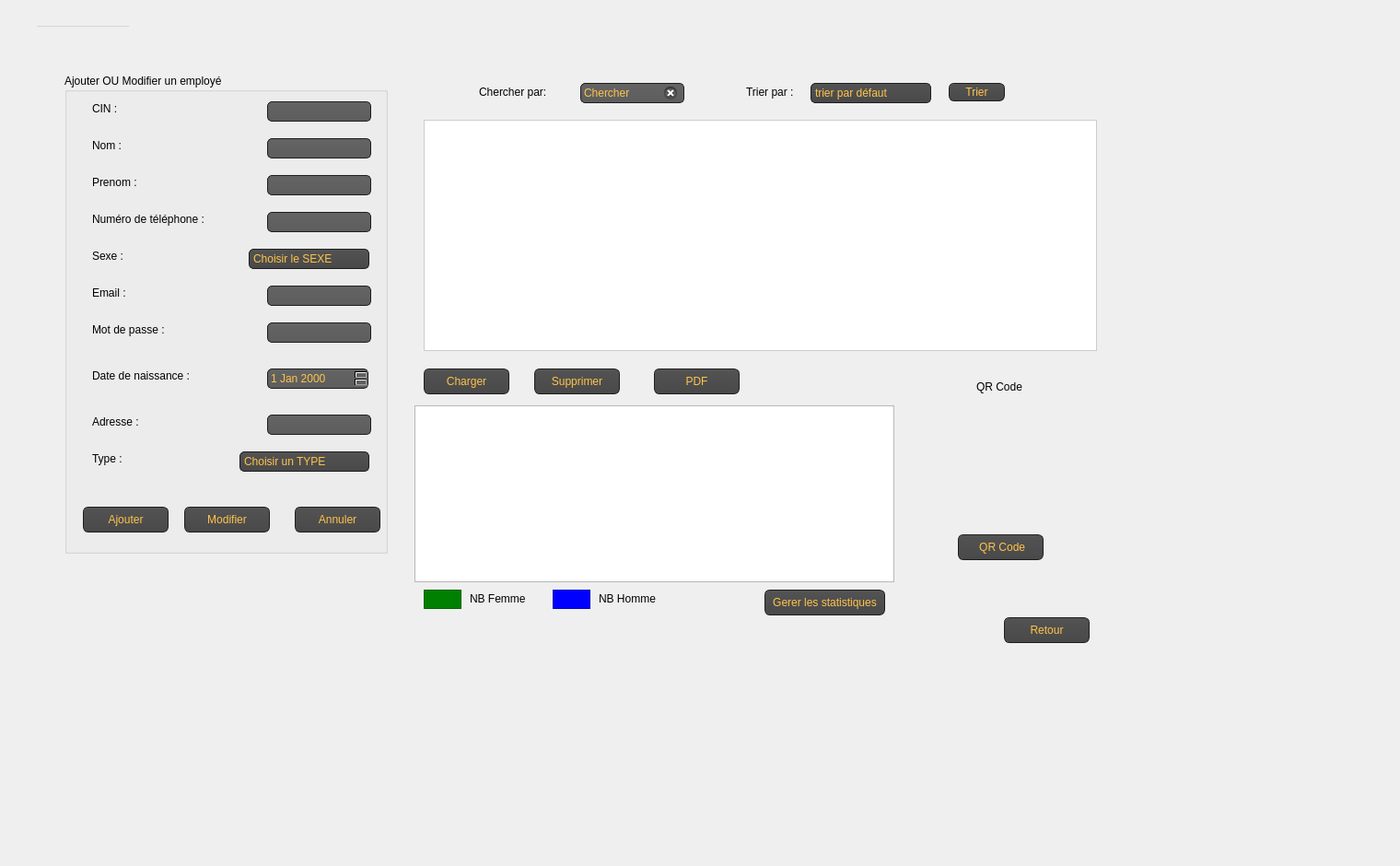
   <widget class="QWidget" name="tab1">
    <attribute name="title">
     <string>Employes</string>
    </attribute>
    <widget class="QMenuBar" name="menubar">
     <property name="geometry">
      <rect>
       <x>40</x>
       <y>10</y>
       <width>100</width>
       <height>19</height>
      </rect>
     </property>
    </widget>
    <widget class="QStatusBar" name="statusbar">
     <property name="geometry">
      <rect>
       <x>-10</x>
       <y>20</y>
       <width>3</width>
       <height>18</height>
      </rect>
     </property>
    </widget>
    <widget class="QWidget" name="centralwidget" native="true">
     <property name="geometry">
      <rect>
       <x>40</x>
       <y>30</y>
       <width>1471</width>
       <height>691</height>
      </rect>
     </property>
     <widget class="QLabel" name="label_15">
      <property name="geometry">
       <rect>
        <x>770</x>
        <y>60</y>
        <width>61</width>
        <height>20</height>
       </rect>
      </property>
      <property name="styleSheet">
       <string notr="true">font: 75 9pt &quot;Adobe Caslon Pro Bold&quot;;</string>
      </property>
      <property name="text">
       <string>Trier par :</string>
      </property>
     </widget>
     <widget class="QTableView" name="tableView_affiche">
      <property name="geometry">
       <rect>
        <x>420</x>
        <y>100</y>
        <width>731</width>
        <height>251</height>
       </rect>
      </property>
      <property name="styleSheet">
       <string notr="true">QTableView {
  background-color: #FFFFFF;
  border: 1px solid #CCCCCC;
  selection-background-color: #ffc34a;
  selection-color: #ffc34a;
}

QHeaderView::section {
  background-color: #FFFFFF;
  border: 1px solid #CCCCCC;
  font-weight: bold;
}

QTableView::item:selected {
  background-color: #0bb047;
  color: #ffc34a;
}</string>
      </property>
     </widget>
     <widget class="QPushButton" name="pushButton_supprimer">
      <property name="geometry">
       <rect>
        <x>540</x>
        <y>370</y>
        <width>93</width>
        <height>28</height>
       </rect>
      </property>
      <property name="styleSheet">
       <string notr="true">QPushButton
{
    color: #ffc34a;
    background-color: QLinearGradient( x1: 0, y1: 0, x2: 0, y2: 1, stop: 0 #565656, stop: 0.1 #525252, stop: 0.5 #4e4e4e, stop: 0.9 #4a4a4a, stop: 1 #464646);
    border-width: 1px;
    border-color: #1e1e1e;
    border-style: solid;
    border-radius: 6;
    padding: 3px;
    font-size: 12px;
    padding-left: 5px;
    padding-right: 5px;
}

QPushButton:pressed
{
    background-color: QLinearGradient( x1: 0, y1: 0, x2: 0, y2: 1, stop: 0 #2d2d2d, stop: 0.1 #2b2b2b, stop: 0.5 #292929, stop: 0.9 #282828, stop: 1 #252525);
}</string>
      </property>
      <property name="text">
       <string>Supprimer</string>
      </property>
     </widget>
     <widget class="QPushButton" name="pushButton_genererqr">
      <property name="geometry">
       <rect>
        <x>1000</x>
        <y>550</y>
        <width>93</width>
        <height>28</height>
       </rect>
      </property>
      <property name="styleSheet">
       <string notr="true">
QPushButton
{
    color: #ffc34a;
    background-color: QLinearGradient( x1: 0, y1: 0, x2: 0, y2: 1, stop: 0 #565656, stop: 0.1 #525252, stop: 0.5 #4e4e4e, stop: 0.9 #4a4a4a, stop: 1 #464646);
    border-width: 1px;
    border-color: #1e1e1e;
    border-style: solid;
    border-radius: 6;
    padding: 3px;
    font-size: 12px;
    padding-left: 5px;
    padding-right: 5px;
}

QPushButton:pressed
{
    background-color: QLinearGradient( x1: 0, y1: 0, x2: 0, y2: 1, stop: 0 #2d2d2d, stop: 0.1 #2b2b2b, stop: 0.5 #292929, stop: 0.9 #282828, stop: 1 #252525);
}</string>
      </property>
      <property name="text">
       <string> QR Code</string>
      </property>
     </widget>
     <widget class="QPushButton" name="pushButton_charger">
      <property name="geometry">
       <rect>
        <x>420</x>
        <y>370</y>
        <width>93</width>
        <height>28</height>
       </rect>
      </property>
      <property name="styleSheet">
       <string notr="true">
QPushButton
{
    color: #ffc34a;
    background-color: QLinearGradient( x1: 0, y1: 0, x2: 0, y2: 1, stop: 0 #565656, stop: 0.1 #525252, stop: 0.5 #4e4e4e, stop: 0.9 #4a4a4a, stop: 1 #464646);
    border-width: 1px;
    border-color: #1e1e1e;
    border-style: solid;
    border-radius: 6;
    padding: 3px;
    font-size: 12px;
    padding-left: 5px;
    padding-right: 5px;
}

QPushButton:pressed
{
    background-color: QLinearGradient( x1: 0, y1: 0, x2: 0, y2: 1, stop: 0 #2d2d2d, stop: 0.1 #2b2b2b, stop: 0.5 #292929, stop: 0.9 #282828, stop: 1 #252525);
}</string>
      </property>
      <property name="text">
       <string>Charger</string>
      </property>
     </widget>
     <widget class="QGroupBox" name="groupBox">
      <property name="geometry">
       <rect>
        <x>30</x>
        <y>50</y>
        <width>351</width>
        <height>521</height>
       </rect>
      </property>
      <property name="styleSheet">
       <string notr="true">font: 25 9pt &quot;Adobe Song Std L&quot;;
font: 75 9pt &quot;Adobe Caslon Pro Bold&quot;;</string>
      </property>
      <property name="title">
       <string>Ajouter OU Modifier un employé</string>
      </property>
      <widget class="QLabel" name="label">
       <property name="geometry">
        <rect>
         <x>30</x>
         <y>30</y>
         <width>56</width>
         <height>16</height>
        </rect>
       </property>
       <property name="styleSheet">
        <string notr="true">font: 25 9pt &quot;Adobe Song Std L&quot;;</string>
       </property>
       <property name="text">
        <string>CIN :</string>
       </property>
      </widget>
      <widget class="QLabel" name="label_2">
       <property name="geometry">
        <rect>
         <x>30</x>
         <y>70</y>
         <width>56</width>
         <height>16</height>
        </rect>
       </property>
       <property name="styleSheet">
        <string notr="true">font: 25 9pt &quot;Adobe Song Std L&quot;;</string>
       </property>
       <property name="text">
        <string>Nom : </string>
       </property>
      </widget>
      <widget class="QLabel" name="label_3">
       <property name="geometry">
        <rect>
         <x>30</x>
         <y>230</y>
         <width>56</width>
         <height>16</height>
        </rect>
       </property>
       <property name="styleSheet">
        <string notr="true">font: 25 9pt &quot;Adobe Song Std L&quot;;</string>
       </property>
       <property name="text">
        <string>Email :</string>
       </property>
      </widget>
      <widget class="QLabel" name="label_4">
       <property name="geometry">
        <rect>
         <x>30</x>
         <y>150</y>
         <width>171</width>
         <height>16</height>
        </rect>
       </property>
       <property name="styleSheet">
        <string notr="true">font: 25 9pt &quot;Adobe Song Std L&quot;;</string>
       </property>
       <property name="text">
        <string>Numéro de téléphone :</string>
       </property>
      </widget>
      <widget class="QLabel" name="label_5">
       <property name="geometry">
        <rect>
         <x>30</x>
         <y>110</y>
         <width>56</width>
         <height>16</height>
        </rect>
       </property>
       <property name="styleSheet">
        <string notr="true">font: 25 9pt &quot;Adobe Song Std L&quot;;</string>
       </property>
       <property name="text">
        <string>Prenom :</string>
       </property>
      </widget>
      <widget class="QLabel" name="label_6">
       <property name="geometry">
        <rect>
         <x>30</x>
         <y>270</y>
         <width>91</width>
         <height>16</height>
        </rect>
       </property>
       <property name="styleSheet">
        <string notr="true">font: 25 9pt &quot;Adobe Song Std L&quot;;</string>
       </property>
       <property name="text">
        <string>Mot de passe : </string>
       </property>
      </widget>
      <widget class="QLabel" name="label_7">
       <property name="geometry">
        <rect>
         <x>30</x>
         <y>370</y>
         <width>71</width>
         <height>16</height>
        </rect>
       </property>
       <property name="styleSheet">
        <string notr="true">font: 25 9pt &quot;Adobe Song Std L&quot;;</string>
       </property>
       <property name="text">
        <string>Adresse : </string>
       </property>
      </widget>
      <widget class="QLabel" name="label_8">
       <property name="geometry">
        <rect>
         <x>30</x>
         <y>410</y>
         <width>56</width>
         <height>16</height>
        </rect>
       </property>
       <property name="styleSheet">
        <string notr="true">font: 25 9pt &quot;Adobe Song Std L&quot;;</string>
       </property>
       <property name="text">
        <string>Type :</string>
       </property>
      </widget>
      <widget class="QLabel" name="label_9">
       <property name="geometry">
        <rect>
         <x>30</x>
         <y>190</y>
         <width>56</width>
         <height>16</height>
        </rect>
       </property>
       <property name="styleSheet">
        <string notr="true">font: 25 9pt &quot;Adobe Song Std L&quot;;</string>
       </property>
       <property name="text">
        <string>Sexe :</string>
       </property>
      </widget>
      <widget class="QLabel" name="label_10">
       <property name="geometry">
        <rect>
         <x>30</x>
         <y>320</y>
         <width>121</width>
         <height>16</height>
        </rect>
       </property>
       <property name="styleSheet">
        <string notr="true">font: 25 9pt &quot;Adobe Song Std L&quot;;</string>
       </property>
       <property name="text">
        <string>Date de naissance : </string>
       </property>
      </widget>
      <widget class="QLineEdit" name="lineEdit_cin_ajouter">
       <property name="geometry">
        <rect>
         <x>220</x>
         <y>30</y>
         <width>113</width>
         <height>22</height>
        </rect>
       </property>
       <property name="styleSheet">
        <string notr="true">QLineEdit
{
color: #ffc34a;
    background-color: QLinearGradient( x1: 0, y1: 0, x2: 0, y2: 1, stop: 0 #ffc34a, stop: 0 #646464, stop: 1 #5d5d5d);
    padding: 1px;
    border-style: solid;
    border: 1px solid #1e1e1e;
    border-radius: 5;
}</string>
       </property>
       <property name="maxLength">
        <number>8</number>
       </property>
      </widget>
      <widget class="QLineEdit" name="lineEdit_nom_ajouter">
       <property name="geometry">
        <rect>
         <x>220</x>
         <y>70</y>
         <width>113</width>
         <height>22</height>
        </rect>
       </property>
       <property name="styleSheet">
        <string notr="true">QLineEdit
{
color: #ffc34a;
    background-color: QLinearGradient( x1: 0, y1: 0, x2: 0, y2: 1, stop: 0 #ffc34a, stop: 0 #646464, stop: 1 #5d5d5d);
    padding: 1px;
    border-style: solid;
    border: 1px solid #1e1e1e;
    border-radius: 5;
}</string>
       </property>
       <property name="maxLength">
        <number>20</number>
       </property>
      </widget>
      <widget class="QLineEdit" name="lineEdit_prenom_ajouter">
       <property name="geometry">
        <rect>
         <x>220</x>
         <y>110</y>
         <width>113</width>
         <height>22</height>
        </rect>
       </property>
       <property name="styleSheet">
        <string notr="true">QLineEdit
{
color: #ffc34a;
    background-color: QLinearGradient( x1: 0, y1: 0, x2: 0, y2: 1, stop: 0 #ffc34a, stop: 0 #646464, stop: 1 #5d5d5d);
    padding: 1px;
    border-style: solid;
    border: 1px solid #1e1e1e;
    border-radius: 5;
}</string>
       </property>
       <property name="maxLength">
        <number>20</number>
       </property>
      </widget>
      <widget class="QLineEdit" name="lineEdit_numtel_ajouter">
       <property name="geometry">
        <rect>
         <x>220</x>
         <y>150</y>
         <width>113</width>
         <height>22</height>
        </rect>
       </property>
       <property name="styleSheet">
        <string notr="true">QLineEdit
{
color: #ffc34a;
    background-color: QLinearGradient( x1: 0, y1: 0, x2: 0, y2: 1, stop: 0 #ffc34a, stop: 0 #646464, stop: 1 #5d5d5d);
    padding: 1px;
    border-style: solid;
    border: 1px solid #1e1e1e;
    border-radius: 5;
}</string>
       </property>
       <property name="maxLength">
        <number>8</number>
       </property>
      </widget>
      <widget class="QLineEdit" name="lineEdit_email_ajouter">
       <property name="geometry">
        <rect>
         <x>220</x>
         <y>230</y>
         <width>113</width>
         <height>22</height>
        </rect>
       </property>
       <property name="styleSheet">
        <string notr="true">QLineEdit
{
color: #ffc34a;
    background-color: QLinearGradient( x1: 0, y1: 0, x2: 0, y2: 1, stop: 0 #ffc34a, stop: 0 #646464, stop: 1 #5d5d5d);
    padding: 1px;
    border-style: solid;
    border: 1px solid #1e1e1e;
    border-radius: 5;
}</string>
       </property>
       <property name="maxLength">
        <number>50</number>
       </property>
      </widget>
      <widget class="QLineEdit" name="lineEdit_mdp_ajouter">
       <property name="geometry">
        <rect>
         <x>220</x>
         <y>270</y>
         <width>113</width>
         <height>22</height>
        </rect>
       </property>
       <property name="styleSheet">
        <string notr="true">QLineEdit
{
color: #ffc34a;
    background-color: QLinearGradient( x1: 0, y1: 0, x2: 0, y2: 1, stop: 0 #ffc34a, stop: 0 #646464, stop: 1 #5d5d5d);
    padding: 1px;
    border-style: solid;
    border: 1px solid #1e1e1e;
    border-radius: 5;
}</string>
       </property>
       <property name="maxLength">
        <number>10</number>
       </property>
      </widget>
      <widget class="QComboBox" name="comboBox_type_ajouter">
       <property name="geometry">
        <rect>
         <x>190</x>
         <y>410</y>
         <width>141</width>
         <height>22</height>
        </rect>
       </property>
       <property name="styleSheet">
        <string notr="true">QComboBox
{
 color: #ffc34a;
    selection-background-color: #ffaa00;
    background-color: QLinearGradient( x1: 0, y1: 0, x2: 0, y2: 1, stop: 0 #565656, stop: 0.1 #525252, stop: 0.5 #4e4e4e, stop: 0.9 #4a4a4a, stop: 1 #464646);
    border-style: solid;
    border: 1px solid #1e1e1e;
    border-radius: 5;
}

QComboBox:hover,QPushButton:hover
{
    border: 2px solid QLinearGradient( x1: 0, y1: 0, x2: 0, y2: 1, stop: 0 #ffa02f, stop: 1 #d7801a);
}


QComboBox:on
{
    padding-top: 3px;
    padding-left: 4px;
    background-color: QLinearGradient( x1: 0, y1: 0, x2: 0, y2: 1, stop: 0 #2d2d2d, stop: 0.1 #2b2b2b, stop: 0.5 #292929, stop: 0.9 #282828, stop: 1 #252525);
    selection-background-color: #ffaa00;
}

QComboBox QAbstractItemView
{
    border: 2px solid darkgray;
    selection-background-color: QLinearGradient( x1: 0, y1: 0, x2: 0, y2: 1, stop: 0 #ffa02f, stop: 1 #d7801a);
}

QComboBox::drop-down
{
     subcontrol-origin: padding;
     subcontrol-position: top right;
     width: 15px;

     border-left-width: 0px;
     border-left-color: darkgray;
     border-left-style: solid; /* just a single line */
     border-top-right-radius: 3px; /* same radius as the QComboBox */
     border-bottom-right-radius: 3px;
 }

QComboBox::down-arrow
{
     image: url(:/down_arrow.png);
}</string>
       </property>
       <item>
        <property name="text">
         <string>Choisir un TYPE</string>
        </property>
       </item>
       <item>
        <property name="text">
         <string>Chef</string>
        </property>
       </item>
       <item>
        <property name="text">
         <string>Agent</string>
        </property>
       </item>
      </widget>
      <widget class="QLineEdit" name="lineEdit_adr_ajouter">
       <property name="geometry">
        <rect>
         <x>220</x>
         <y>370</y>
         <width>113</width>
         <height>22</height>
        </rect>
       </property>
       <property name="styleSheet">
        <string notr="true">QLineEdit
{
color: #ffc34a;
    background-color: QLinearGradient( x1: 0, y1: 0, x2: 0, y2: 1, stop: 0 #ffc34a, stop: 0 #646464, stop: 1 #5d5d5d);
    padding: 1px;
    border-style: solid;
    border: 1px solid #1e1e1e;
    border-radius: 5;
}</string>
       </property>
       <property name="maxLength">
        <number>50</number>
       </property>
      </widget>
      <widget class="QPushButton" name="pushButton_ajouter">
       <property name="geometry">
        <rect>
         <x>20</x>
         <y>470</y>
         <width>93</width>
         <height>28</height>
        </rect>
       </property>
       <property name="styleSheet">
        <string notr="true">QPushButton
{
    color: #ffc34a;
    background-color: QLinearGradient( x1: 0, y1: 0, x2: 0, y2: 1, stop: 0 #565656, stop: 0.1 #525252, stop: 0.5 #4e4e4e, stop: 0.9 #4a4a4a, stop: 1 #464646);
    border-width: 1px;
    border-color: #1e1e1e;
    border-style: solid;
    border-radius: 6;
    padding: 3px;
    font-size: 12px;
    padding-left: 5px;
    padding-right: 5px;
}

QPushButton:pressed
{
    background-color: QLinearGradient( x1: 0, y1: 0, x2: 0, y2: 1, stop: 0 #2d2d2d, stop: 0.1 #2b2b2b, stop: 0.5 #292929, stop: 0.9 #282828, stop: 1 #252525);
}</string>
       </property>
       <property name="text">
        <string>Ajouter</string>
       </property>
      </widget>
      <widget class="QPushButton" name="pushButton_annuler">
       <property name="geometry">
        <rect>
         <x>250</x>
         <y>470</y>
         <width>93</width>
         <height>28</height>
        </rect>
       </property>
       <property name="styleSheet">
        <string notr="true">QPushButton
{
    color: #ffc34a;
    background-color: QLinearGradient( x1: 0, y1: 0, x2: 0, y2: 1, stop: 0 #565656, stop: 0.1 #525252, stop: 0.5 #4e4e4e, stop: 0.9 #4a4a4a, stop: 1 #464646);
    border-width: 1px;
    border-color: #1e1e1e;
    border-style: solid;
    border-radius: 6;
    padding: 3px;
    font-size: 12px;
    padding-left: 5px;
    padding-right: 5px;
}

QPushButton:pressed
{
    background-color: QLinearGradient( x1: 0, y1: 0, x2: 0, y2: 1, stop: 0 #2d2d2d, stop: 0.1 #2b2b2b, stop: 0.5 #292929, stop: 0.9 #282828, stop: 1 #252525);
}</string>
       </property>
       <property name="text">
        <string>Annuler</string>
       </property>
      </widget>
      <widget class="QPushButton" name="pushButton_modifier">
       <property name="geometry">
        <rect>
         <x>130</x>
         <y>470</y>
         <width>93</width>
         <height>28</height>
        </rect>
       </property>
       <property name="styleSheet">
        <string notr="true">
QPushButton
{
    color: #ffc34a;
    background-color: QLinearGradient( x1: 0, y1: 0, x2: 0, y2: 1, stop: 0 #565656, stop: 0.1 #525252, stop: 0.5 #4e4e4e, stop: 0.9 #4a4a4a, stop: 1 #464646);
    border-width: 1px;
    border-color: #1e1e1e;
    border-style: solid;
    border-radius: 6;
    padding: 3px;
    font-size: 12px;
    padding-left: 5px;
    padding-right: 5px;
}

QPushButton:pressed
{
    background-color: QLinearGradient( x1: 0, y1: 0, x2: 0, y2: 1, stop: 0 #2d2d2d, stop: 0.1 #2b2b2b, stop: 0.5 #292929, stop: 0.9 #282828, stop: 1 #252525);
}</string>
       </property>
       <property name="text">
        <string>Modifier</string>
       </property>
      </widget>
      <widget class="QDateEdit" name="dateEdit">
       <property name="geometry">
        <rect>
         <x>220</x>
         <y>320</y>
         <width>110</width>
         <height>22</height>
        </rect>
       </property>
       <property name="styleSheet">
        <string notr="true">QDateEdit
{
color: #ffc34a;
    background-color: QLinearGradient( x1: 0, y1: 0, x2: 0, y2: 1, stop: 0 #ffc34a, stop: 0 #646464, stop: 1 #5d5d5d);
    padding: 1px;
    border-style: solid;
    border: 1px solid #1e1e1e;
    border-radius: 5;
}</string>
       </property>
      </widget>
      <widget class="QComboBox" name="comboBox_sexe">
       <property name="geometry">
        <rect>
         <x>200</x>
         <y>190</y>
         <width>131</width>
         <height>22</height>
        </rect>
       </property>
       <property name="styleSheet">
        <string notr="true">QComboBox
{
 color: #ffc34a;
    selection-background-color: #ffaa00;
    background-color: QLinearGradient( x1: 0, y1: 0, x2: 0, y2: 1, stop: 0 #565656, stop: 0.1 #525252, stop: 0.5 #4e4e4e, stop: 0.9 #4a4a4a, stop: 1 #464646);
    border-style: solid;
    border: 1px solid #1e1e1e;
    border-radius: 5;
}

QComboBox:hover,QPushButton:hover
{
    border: 2px solid QLinearGradient( x1: 0, y1: 0, x2: 0, y2: 1, stop: 0 #ffa02f, stop: 1 #d7801a);
}


QComboBox:on
{
    padding-top: 3px;
    padding-left: 4px;
    background-color: QLinearGradient( x1: 0, y1: 0, x2: 0, y2: 1, stop: 0 #2d2d2d, stop: 0.1 #2b2b2b, stop: 0.5 #292929, stop: 0.9 #282828, stop: 1 #252525);
    selection-background-color: #ffaa00;
}

QComboBox QAbstractItemView
{
    border: 2px solid darkgray;
    selection-background-color: QLinearGradient( x1: 0, y1: 0, x2: 0, y2: 1, stop: 0 #ffa02f, stop: 1 #d7801a);
}

QComboBox::drop-down
{
     subcontrol-origin: padding;
     subcontrol-position: top right;
     width: 15px;

     border-left-width: 0px;
     border-left-color: darkgray;
     border-left-style: solid; /* just a single line */
     border-top-right-radius: 3px; /* same radius as the QComboBox */
     border-bottom-right-radius: 3px;
 }

QComboBox::down-arrow
{
     image: url(:/down_arrow.png);
}</string>
       </property>
       <item>
        <property name="text">
         <string>Choisir le SEXE</string>
        </property>
       </item>
       <item>
        <property name="text">
         <string>Homme</string>
        </property>
       </item>
       <item>
        <property name="text">
         <string>Femme</string>
        </property>
       </item>
      </widget>
     </widget>
     <widget class="QLineEdit" name="lineEdit">
      <property name="geometry">
       <rect>
        <x>590</x>
        <y>60</y>
        <width>113</width>
        <height>22</height>
       </rect>
      </property>
      <property name="styleSheet">
       <string notr="true">QLineEdit
{
color: #ffc34a;
    background-color: QLinearGradient( x1: 0, y1: 0, x2: 0, y2: 1, stop: 0 #4d4d4d, stop: 0 #646464, stop: 1 #5d5d5d);
    padding: 1px;
    border-style: solid;
    border: 1px solid #1e1e1e;
    border-radius: 5;
}</string>
      </property>
      <property name="text">
       <string>Chercher</string>
      </property>
      <property name="clearButtonEnabled">
       <bool>true</bool>
      </property>
     </widget>
     <widget class="QLabel" name="label_12">
      <property name="geometry">
       <rect>
        <x>1020</x>
        <y>380</y>
        <width>61</width>
        <height>20</height>
       </rect>
      </property>
      <property name="styleSheet">
       <string notr="true">font: 75 9pt &quot;Adobe Caslon Pro Bold&quot;;</string>
      </property>
      <property name="text">
       <string>QR Code</string>
      </property>
     </widget>
     <widget class="QPushButton" name="pushButton_stat">
      <property name="geometry">
       <rect>
        <x>790</x>
        <y>610</y>
        <width>131</width>
        <height>28</height>
       </rect>
      </property>
      <property name="styleSheet">
       <string notr="true">
QPushButton
{
    color: #ffc34a;
    background-color: QLinearGradient( x1: 0, y1: 0, x2: 0, y2: 1, stop: 0 #565656, stop: 0.1 #525252, stop: 0.5 #4e4e4e, stop: 0.9 #4a4a4a, stop: 1 #464646);
    border-width: 1px;
    border-color: #1e1e1e;
    border-style: solid;
    border-radius: 6;
    padding: 3px;
    font-size: 12px;
    padding-left: 5px;
    padding-right: 5px;
}

QPushButton:pressed
{
    background-color: QLinearGradient( x1: 0, y1: 0, x2: 0, y2: 1, stop: 0 #2d2d2d, stop: 0.1 #2b2b2b, stop: 0.5 #292929, stop: 0.9 #282828, stop: 1 #252525);
}</string>
      </property>
      <property name="text">
       <string>Gerer les statistiques</string>
      </property>
     </widget>
     <widget class="QPushButton" name="pushButton_tri">
      <property name="geometry">
       <rect>
        <x>990</x>
        <y>60</y>
        <width>61</width>
        <height>20</height>
       </rect>
      </property>
      <property name="styleSheet">
       <string notr="true">
QPushButton
{
    color: #ffc34a;
    background-color: QLinearGradient( x1: 0, y1: 0, x2: 0, y2: 1, stop: 0 #565656, stop: 0.1 #525252, stop: 0.5 #4e4e4e, stop: 0.9 #4a4a4a, stop: 1 #464646);
    border-width: 1px;
    border-color: #1e1e1e;
    border-style: solid;
    border-radius: 6;
    padding: 3px;
    font-size: 12px;
    padding-left: 5px;
    padding-right: 5px;
}

QPushButton:pressed
{
    background-color: QLinearGradient( x1: 0, y1: 0, x2: 0, y2: 1, stop: 0 #2d2d2d, stop: 0.1 #2b2b2b, stop: 0.5 #292929, stop: 0.9 #282828, stop: 1 #252525);
}</string>
      </property>
      <property name="text">
       <string>Trier</string>
      </property>
     </widget>
     <widget class="QPushButton" name="pushButton_pdf">
      <property name="geometry">
       <rect>
        <x>670</x>
        <y>370</y>
        <width>93</width>
        <height>28</height>
       </rect>
      </property>
      <property name="styleSheet">
       <string notr="true">QPushButton
{
    color: #ffc34a;
    background-color: QLinearGradient( x1: 0, y1: 0, x2: 0, y2: 1, stop: 0 #565656, stop: 0.1 #525252, stop: 0.5 #4e4e4e, stop: 0.9 #4a4a4a, stop: 1 #464646);
    border-width: 1px;
    border-color: #1e1e1e;
    border-style: solid;
    border-radius: 6;
    padding: 3px;
    font-size: 12px;
    padding-left: 5px;
    padding-right: 5px;
}

QPushButton:pressed
{
    background-color: QLinearGradient( x1: 0, y1: 0, x2: 0, y2: 1, stop: 0 #2d2d2d, stop: 0.1 #2b2b2b, stop: 0.5 #292929, stop: 0.9 #282828, stop: 1 #252525);
}</string>
      </property>
      <property name="text">
       <string>PDF</string>
      </property>
     </widget>
     <widget class="QComboBox" name="comboBox_tri">
      <property name="geometry">
       <rect>
        <x>840</x>
        <y>60</y>
        <width>131</width>
        <height>22</height>
       </rect>
      </property>
      <property name="styleSheet">
       <string notr="true">QComboBox
{
 color: #ffc34a;
    selection-background-color: #ffaa00;
    background-color: QLinearGradient( x1: 0, y1: 0, x2: 0, y2: 1, stop: 0 #565656, stop: 0.1 #525252, stop: 0.5 #4e4e4e, stop: 0.9 #4a4a4a, stop: 1 #464646);
    border-style: solid;
    border: 1px solid #1e1e1e;
    border-radius: 5;
}

QComboBox:hover,QPushButton:hover
{
    border: 2px solid QLinearGradient( x1: 0, y1: 0, x2: 0, y2: 1, stop: 0 #ffa02f, stop: 1 #d7801a);
}


QComboBox:on
{
    padding-top: 3px;
    padding-left: 4px;
    background-color: QLinearGradient( x1: 0, y1: 0, x2: 0, y2: 1, stop: 0 #2d2d2d, stop: 0.1 #2b2b2b, stop: 0.5 #292929, stop: 0.9 #282828, stop: 1 #252525);
    selection-background-color: #ffaa00;
}

QComboBox QAbstractItemView
{
    border: 2px solid darkgray;
    selection-background-color: QLinearGradient( x1: 0, y1: 0, x2: 0, y2: 1, stop: 0 #ffa02f, stop: 1 #d7801a);
}

QComboBox::drop-down
{
     subcontrol-origin: padding;
     subcontrol-position: top right;
     width: 15px;

     border-left-width: 0px;
     border-left-color: darkgray;
     border-left-style: solid; /* just a single line */
     border-top-right-radius: 3px; /* same radius as the QComboBox */
     border-bottom-right-radius: 3px;
 }

QComboBox::down-arrow
{
     image: url(:/down_arrow.png);
}</string>
      </property>
      <item>
       <property name="text">
        <string>trier par défaut</string>
       </property>
      </item>
      <item>
       <property name="text">
        <string>nom</string>
       </property>
      </item>
      <item>
       <property name="text">
        <string>Date de naissance</string>
       </property>
      </item>
      <item>
       <property name="text">
        <string>sexe</string>
       </property>
      </item>
     </widget>
     <widget class="QLabel" name="label_16">
      <property name="geometry">
       <rect>
        <x>480</x>
        <y>60</y>
        <width>101</width>
        <height>20</height>
       </rect>
      </property>
      <property name="styleSheet">
       <string notr="true">font: 75 9pt &quot;Adobe Caslon Pro Bold&quot;;</string>
      </property>
      <property name="text">
       <string>Chercher par:</string>
      </property>
     </widget>
     <widget class="QGraphicsView" name="graphicsView_statistique">
      <property name="geometry">
       <rect>
        <x>410</x>
        <y>410</y>
        <width>521</width>
        <height>192</height>
       </rect>
      </property>
     </widget>
     <widget class="QFrame" name="frame">
      <property name="geometry">
       <rect>
        <x>420</x>
        <y>610</y>
        <width>41</width>
        <height>21</height>
       </rect>
      </property>
      <property name="styleSheet">
       <string notr="true">background-color: green;</string>
      </property>
      <property name="frameShape">
       <enum>QFrame::StyledPanel</enum>
      </property>
      <property name="frameShadow">
       <enum>QFrame::Raised</enum>
      </property>
     </widget>
     <widget class="QFrame" name="frame_2">
      <property name="geometry">
       <rect>
        <x>560</x>
        <y>610</y>
        <width>41</width>
        <height>21</height>
       </rect>
      </property>
      <property name="styleSheet">
       <string notr="true">background-color: blue;</string>
      </property>
      <property name="frameShape">
       <enum>QFrame::StyledPanel</enum>
      </property>
      <property name="frameShadow">
       <enum>QFrame::Raised</enum>
      </property>
     </widget>
     <widget class="QLabel" name="label_17">
      <property name="geometry">
       <rect>
        <x>610</x>
        <y>610</y>
        <width>91</width>
        <height>20</height>
       </rect>
      </property>
      <property name="styleSheet">
       <string notr="true">font: 75 9pt &quot;Adobe Caslon Pro Bold&quot;;</string>
      </property>
      <property name="text">
       <string>NB Homme</string>
      </property>
     </widget>
     <widget class="QLabel" name="label_18">
      <property name="geometry">
       <rect>
        <x>470</x>
        <y>610</y>
        <width>81</width>
        <height>20</height>
       </rect>
      </property>
      <property name="styleSheet">
       <string notr="true">font: 75 9pt &quot;Adobe Caslon Pro Bold&quot;;</string>
      </property>
      <property name="text">
       <string>NB Femme</string>
      </property>
     </widget>
     <widget class="QLabel" name="label_11">
      <property name="geometry">
       <rect>
        <x>965</x>
        <y>410</y>
        <width>161</width>
        <height>121</height>
       </rect>
      </property>
      <property name="text">
       <string/>
      </property>
     </widget>
     <widget class="QPushButton" name="pushButton_retour">
      <property name="geometry">
       <rect>
        <x>1050</x>
        <y>640</y>
        <width>93</width>
        <height>28</height>
       </rect>
      </property>
      <property name="styleSheet">
       <string notr="true">
QPushButton
{
    color: #ffc34a;
    background-color: QLinearGradient( x1: 0, y1: 0, x2: 0, y2: 1, stop: 0 #565656, stop: 0.1 #525252, stop: 0.5 #4e4e4e, stop: 0.9 #4a4a4a, stop: 1 #464646);
    border-width: 1px;
    border-color: #1e1e1e;
    border-style: solid;
    border-radius: 6;
    padding: 3px;
    font-size: 12px;
    padding-left: 5px;
    padding-right: 5px;
}

QPushButton:pressed
{
    background-color: QLinearGradient( x1: 0, y1: 0, x2: 0, y2: 1, stop: 0 #2d2d2d, stop: 0.1 #2b2b2b, stop: 0.5 #292929, stop: 0.9 #282828, stop: 1 #252525);
}</string>
      </property>
      <property name="text">
       <string>Retour</string>
      </property>
     </widget>
     <zorder>label_12</zorder>
     <zorder>tableView_affiche</zorder>
     <zorder>pushButton_charger</zorder>
     <zorder>label_15</zorder>
     <zorder>pushButton_supprimer</zorder>
     <zorder>groupBox</zorder>
     <zorder>pushButton_genererqr</zorder>
     <zorder>lineEdit</zorder>
     <zorder>pushButton_stat</zorder>
     <zorder>pushButton_tri</zorder>
     <zorder>pushButton_pdf</zorder>
     <zorder>comboBox_tri</zorder>
     <zorder>label_16</zorder>
     <zorder>graphicsView_statistique</zorder>
     <zorder>frame</zorder>
     <zorder>frame_2</zorder>
     <zorder>label_17</zorder>
     <zorder>label_18</zorder>
     <zorder>label_11</zorder>
     <zorder>pushButton_retour</zorder>
    </widget>
    <widget class="QLabel" name="label_13">
     <property name="geometry">
      <rect>
       <x>-60</x>
       <y>-45</y>
       <width>1411</width>
       <height>931</height>
      </rect>
     </property>
     <property name="text">
      <string/>
     </property>
     <property name="pixmap">
      <pixmap>../wallpaperflare.com_wallpaper (1) (1).png</pixmap>
     </property>
    </widget>
    <zorder>label_13</zorder>
    <zorder>menubar</zorder>
    <zorder>statusbar</zorder>
    <zorder>centralwidget</zorder>
   </widget>
